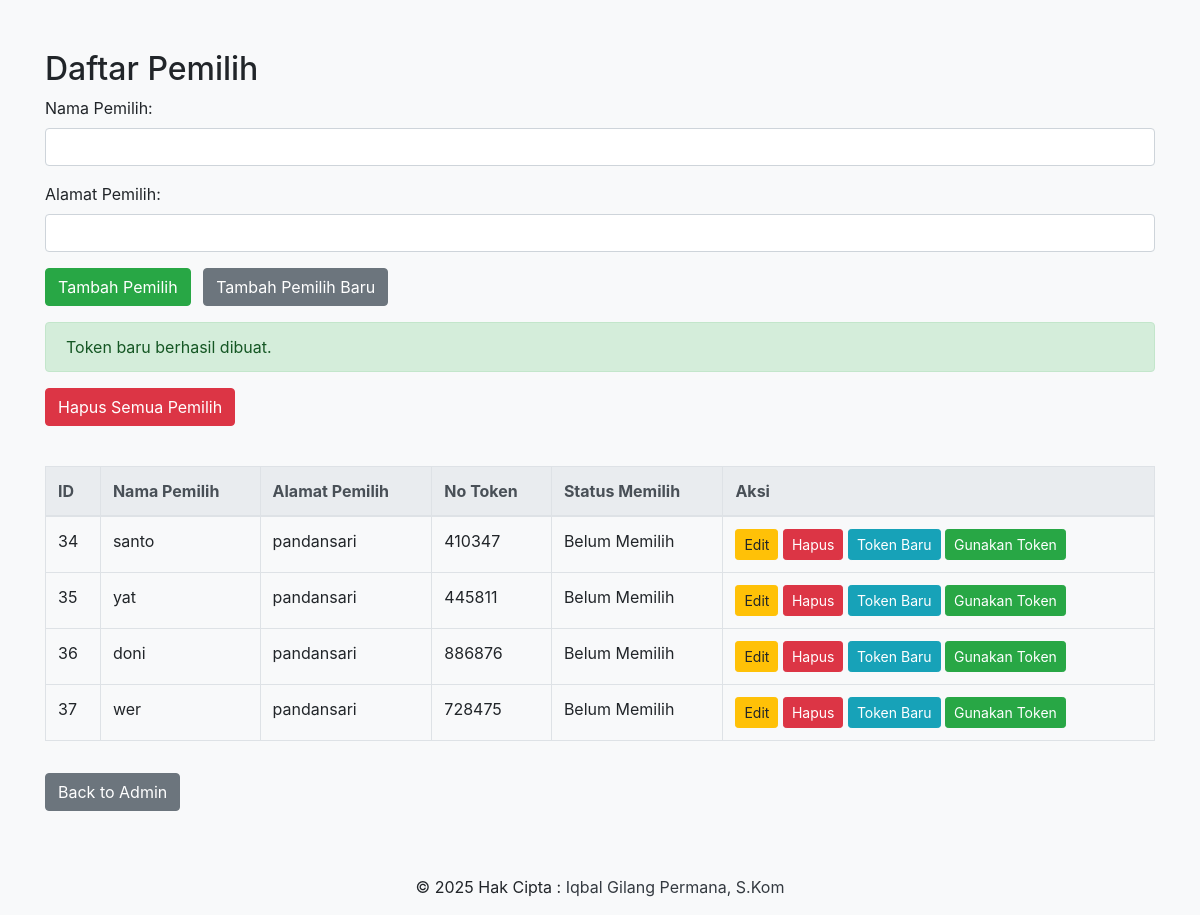
The page /voters.php?generate_token=34 (signed in) on the database its author committed.
### tables this page shows
CREATE TABLE `voters` (
  `id` int(11) NOT NULL,
  `name` varchar(100) NOT NULL,
  `address` varchar(255) NOT NULL,
  `token` varchar(32) NOT NULL,
  `token_created_at` datetime NOT NULL,
  `used` tinyint(1) DEFAULT 0,
  `has_voted` tinyint(1) DEFAULT 0,
  `token_used` tinyint(1) DEFAULT 0
);

### voters.php (the view, shortened to what this page needs)
<?php
include 'db.php';
$successMessage = "";
$editVoter = null;
if (isset($_GET['generate_token'])) {
    $successMessage = "Token baru berhasil dibuat.";
}
$stmt_voters = $pdo->query("SELECT * FROM voters");
$voterList = $stmt_voters->fetchAll();
?>
<!DOCTYPE html>
<html lang="en">
<head>
    <link rel="stylesheet" href="https://stackpath.bootstrapcdn.com/bootstrap/4.5.2/css/bootstrap.min.css">
</head>
<body>
    <div class="container">
        <h2>Daftar Pemilih</h2>
        <form action="" method="POST">
            <div class="form-group">
                <label for="voter_name">Nama Pemilih:</label>
                <input type="text" class="form-control" id="voter_name" name="voter_name" value="<?php echo $editVoter ? $editVoter['name'] : ''; ?>" required>
            </div>
            <div class="form-group">
                <label for="voter_address">Alamat Pemilih:</label>
                <input type="text" class="form-control" id="voter_address" name="voter_address" value="<?php echo $editVoter ? $editVoter['address'] : ''; ?>" required>
            </div>
            <button type="submit" name="add_voter" class="btn btn-success"><?php echo $editVoter ? "Perbarui Pemilih" : "Tambah Pemilih"; ?></button>
            <a href="voters.php" class="btn btn-secondary ml-2">Tambah Pemilih Baru</a>
        </form>
        <?php if ($successMessage): ?>
            <div class="alert alert-success mt-3"><?php echo $successMessage; ?></div>
        <?php endif; ?>
    <form action="" method="POST" onsubmit="return confirm('Apakah Anda yakin ingin menghapus semua pemilih?');">
        <button type="submit" name="delete_all_voters" class="btn btn-danger mb-3">Hapus Semua Pemilih</button>
    </form>
        <table class="table table-bordered mt-4">
            <thead class="thead-light">
                <tr>
                    <th>ID</th>
                    <th>Nama Pemilih</th>
                    <th>Alamat Pemilih</th>
                    <th>No Token</th>
                    <th>Status Memilih</th>
                    <th>Aksi</th>
                </tr>
            </thead>
            <tbody>
                <?php foreach ($voterList as $voter): ?>
                    <tr>
                        <td><?php echo $voter['id']; ?></td>
                        <td><?php echo $voter['name']; ?></td>
                        <td><?php echo $voter['address']; ?></td>
                        <td><?php echo $voter['token']; ?></td>
                        <td><?php echo $voter['has_voted'] ? 'Sudah Memilih' : 'Belum Memilih'; ?></td>
                        <td>
                            <a href="voters.php?edit_voter=<?php echo $voter['id']; ?>" class="btn btn-warning btn-sm">Edit</a>
                            <a href="voters.php?delete_voter=<?php echo $voter['id']; ?>" class="btn btn-danger btn-sm" onclick="return confirm('Apakah Anda yakin ingin menghapus?');">Hapus</a>
                            <a href="voters.php?generate_token=<?php echo $voter['id']; ?>" class="btn btn-info btn-sm">Token Baru</a>
                            <a href="voters.php?use_token=<?php echo $voter['id']; ?>" class="btn btn-success btn-sm" onclick="return confirm('Apakah Anda yakin ingin menggunakan token ini?');">Gunakan Token</a>
                        </td>
                    </tr>
                <?php endforeach; ?>
            </tbody>
        </table>
        <a href="admin.php" class="btn btn-secondary mt-3">Back to Admin</a>
    </div>
    <?php include 'footer.php'; ?>
</body>
</html>

### voters.php (style rules this page uses)
body { background-color: #f8f9fa; }
.container { margin-top: 50px; }

### rows shown on the page
voters: id "34", name "santo", address "pandansari", token "410347", has_voted "Belum Memilih"
voters: id "35", name "yat", address "pandansari", token "445811", has_voted "Belum Memilih"
voters: id "36", name "doni", address "pandansari", token "886876", has_voted "Belum Memilih"
voters: id "37", name "wer", address "pandansari", token "728475", has_voted "Belum Memilih"

### other values the page prints
$successMessage "Token baru berhasil dibuat."
